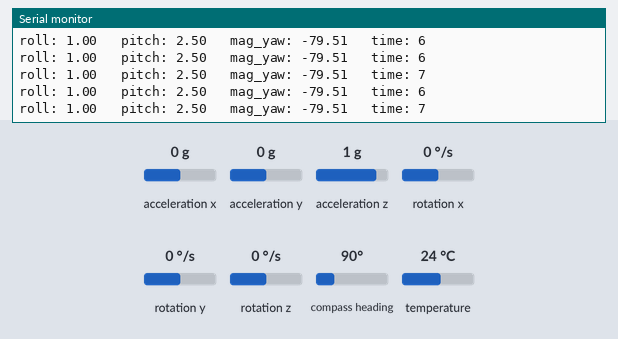
The program below on a simulated ESP32. Shown: the last lines printed to the serial monitor. The inputs (shaded band) are chosen by the test bench; at power-on: acceleration x 0 g, acceleration y 0 g, acceleration z 1 g, compass heading 90°, rotation x 0 °/s, rotation y 0 °/s, rotation z 0 °/s, temperature 24 °C.

Above: at 1.2 s.
1.3 s: acceleration x set to -0.8 g
At 2.0 s:
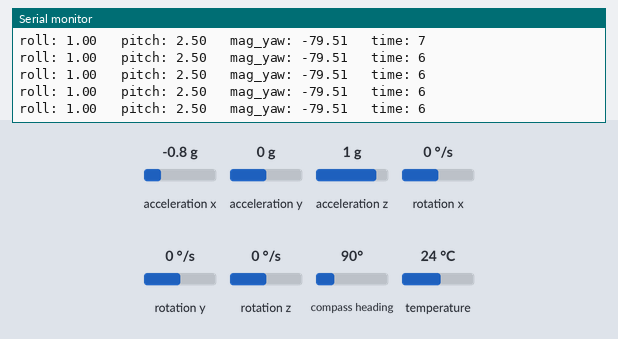
3.7 s: acceleration y set to -1.4 g
At 4.2 s:
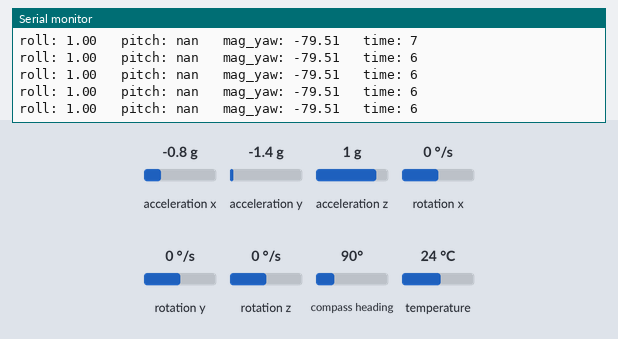
5.2 s: acceleration z set to -1.4 g
At 5.8 s:
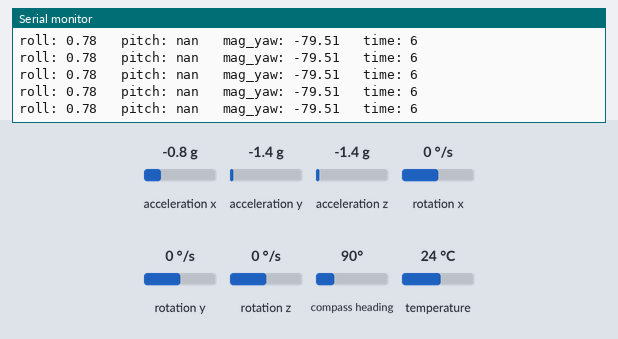
6.7 s: acceleration x set to 0 g
At 7.6 s:
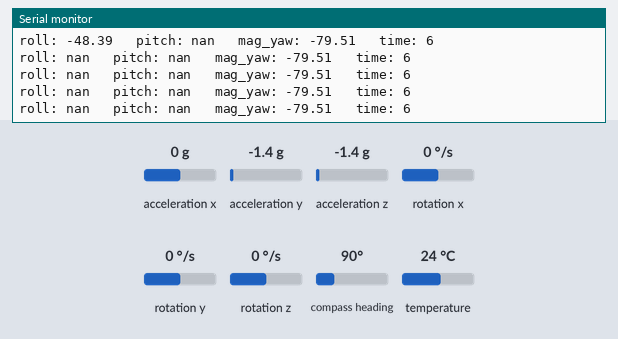
9.4 s: compass heading set to 7°
At 10.1 s:
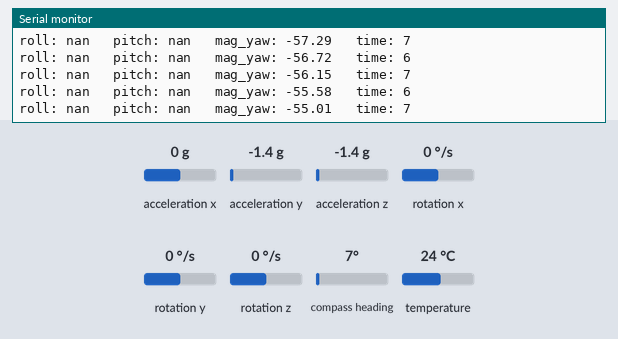
Timing chart, 0 to 11.9 s (numbered marks = the images above; inputs shaded):
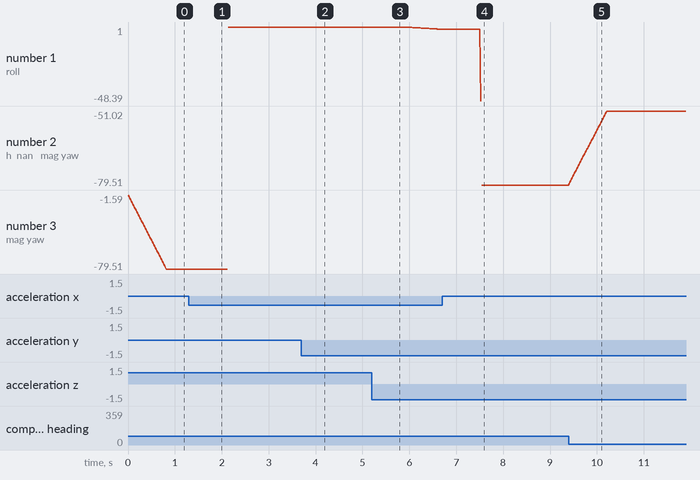

The program:

main.cpp
```cpp
#include <Arduino.h>
#include "MPU9250.h"

#define FIFO_SIZE 50

// an MPU9250 object with the MPU-9250 sensor on I2C bus 0 with address 0x68
MPU9250 IMU(Wire,0x68);
int status;

float ax, ay, az, gx, gy, gz, mx, my, mz, temp ;
float yaw=0, pitch=0, roll=0 ;
float gyro_pitch=0, gyro_roll=0, gyro_yaw=0 ;
bool first_time_gyro = true ;
bool first_time_mag = true ;
float dt = 0.01 ;
float alpha = 0.1 ;
float Pk_yaw = 0.9 ;
float Pk_pitch = 0.9 ;
float Pk_roll = 0.9 ;
float Q_yaw = 0.002 ;
float Q_pitch = 0.00001 ;
float Q_roll = 0.00001 ;
float R_yaw = 0.01 ;
float R_pitch = 100 ;
float R_roll = 100 ;
float Kk_yaw = 0.5 ;
float Kk_pitch = 0.5 ;
float Kk_roll = 0.5 ;
float accel_roll_fifo[FIFO_SIZE] = {} ;
float accel_roll_ux = 0 ;
float accel_roll_variance = 0 ;
float gx_fifo[FIFO_SIZE] = {} ;
float gx_ux = 0 ;
float gx_variance = 0 ;

float accel_pitch_fifo[FIFO_SIZE] = {} ;
float accel_pitch_ux = 0 ;
float accel_pitch_variance = 0 ;
float gy_fifo[FIFO_SIZE] = {} ;
float gy_ux = 0 ;
float gy_variance = 0 ;

float mag_yaw_fifo[FIFO_SIZE] = {} ;
float mag_yaw_ux = 0 ;
float mag_yaw_variance = 0 ;

void setup() {
  // serial to display data
  Serial.begin(115200);
  while(!Serial) {}

  // start communication with IMU
  status = IMU.begin();
  if (status < 0) {
    Serial.println("IMU initialization unsuccessful");
    Serial.println("Check IMU wiring or try cycling power");
    Serial.print("Status: ");
    Serial.println(status);
    while(1) {}
  }
  // setting the accelerometer full scale range to +/-8G
  IMU.setAccelRange(MPU9250::ACCEL_RANGE_8G);
  // setting the gyroscope full scale range to +/-500 deg/s
  IMU.setGyroRange(MPU9250::GYRO_RANGE_500DPS);
  // setting DLPF bandwidth to 20 Hz
  IMU.setDlpfBandwidth(MPU9250::DLPF_BANDWIDTH_20HZ);
  // setting SRD to 19 for a 50 Hz update rate
  IMU.setSrd(19);
}

void loop() {
  unsigned int t1 = millis() ;
  // read the sensor
  IMU.readSensor();

  ax = IMU.getAccelX_mss();
  ay = IMU.getAccelY_mss();
  az = IMU.getAccelZ_mss();
  gx = IMU.getGyroX_rads();
  gy = IMU.getGyroY_rads();
  gz = IMU.getGyroZ_rads();
  mx = IMU.getMagX_uT();
  my = IMU.getMagY_uT();
  mz = IMU.getMagZ_uT();
  temp = IMU.getTemperature_C();

  // Magnetometer Hard Iron Calibration
  mx += 3.345 ;
  my -= 58.07 ;
  mz += 17.31 ;

  float accel_pitch = ((9.0/8.0) * asin(ax/sqrt(ax*ax + ay*ay + az*az))) + 2.5*DEG_TO_RAD ;                  // Valid (Website)
  // float accel_pitch = atan2(ax, sqrt(ay*ay + az*az)) ;                     // My Guess
  // float accel_roll = atan2(ay, az) ;                                       // dont Know (Website)
  // float accel_roll = asin(ay/sqrt(ax*ax + az*az + ay*ay)) ;                // My Guess
  float accel_roll = ((9.0/8.2) * atan2(ay, sqrt(ax*ax + az*az))) + 1.0*DEG_TO_RAD ;                         // GPT (but for pitch !!)
  accel_roll_ux = accel_roll ;
  for (int i=0 ; i<FIFO_SIZE-1 ; i++)
  {
    accel_roll_fifo[i] = accel_roll_fifo[i+1] ;
    accel_roll_ux += accel_roll_fifo[i] ;
  }
  accel_roll_fifo[FIFO_SIZE-1] = accel_roll ;
  accel_roll_ux /= float(FIFO_SIZE) ;
  accel_roll_variance = 0 ;
  for (int i=0 ; i<FIFO_SIZE ; i++)
  {
    accel_roll_variance += (accel_roll_fifo[i] - accel_roll_ux) * (accel_roll_fifo[i] - accel_roll_ux) ;
  }
  accel_roll_variance /= (FIFO_SIZE-1) ;


  accel_pitch_ux = accel_pitch ;
  for (int i=0 ; i<FIFO_SIZE-1 ; i++)
  {
    accel_pitch_fifo[i] = accel_pitch_fifo[i+1] ;
    accel_pitch_ux += accel_pitch_fifo[i] ;
  }
  accel_pitch_fifo[FIFO_SIZE-1] = accel_pitch ;
  accel_pitch_ux /= float(FIFO_SIZE) ;
  accel_pitch_variance = 0 ;
  for (int i=0 ; i<FIFO_SIZE ; i++)
  {
    accel_pitch_variance += (accel_pitch_fifo[i] - accel_pitch_ux) * (accel_pitch_fifo[i] - accel_pitch_ux) ;
  }
  accel_pitch_variance /= (FIFO_SIZE-1) ;


  gx_ux = gx ;
  for (int i=0 ; i<FIFO_SIZE-1 ; i++)
  {
    gx_fifo[i] = gx_fifo[i+1] ;
    gx_ux += gx_fifo[i] ;
  }
  gx_fifo[FIFO_SIZE-1] = gx ;
  gx_ux /= float(FIFO_SIZE) ;
  gx_variance = 0 ;
  for (int i=0 ; i<FIFO_SIZE ; i++)
  {
    gx_variance += (gx_fifo[i] - gx_ux) * (gx_fifo[i] - gx_ux) ;
  }
  gx_variance /= (FIFO_SIZE-1) ;


  gy_ux = gy ;
  for (int i=0 ; i<FIFO_SIZE-1 ; i++)
  {
    gy_fifo[i] = gy_fifo[i+1] ;
    gy_ux += gy_fifo[i] ;
  }
  gy_fifo[FIFO_SIZE-1] = gy ;
  gy_ux /= float(FIFO_SIZE) ;
  gy_variance = 0 ;
  for (int i=0 ; i<FIFO_SIZE ; i++)
  {
    gy_variance += (gy_fifo[i] - gy_ux) * (gy_fifo[i] - gy_ux) ;
  }
  gy_variance /= (FIFO_SIZE-1) ;

  // float mag_yaw = atan2(my, mx) ;

  if (first_time_gyro)
  {
    pitch = accel_pitch ;
    roll = accel_roll ;
    // yaw = mag_yaw ;
    first_time_gyro = false ;
  }

  gyro_pitch = pitch + (gy * dt);
  gyro_roll = roll - (gx * dt);
  // gyro_yaw = gyro_yaw + (gz * dt);

  Q_pitch = sqrt(gy_variance) ;
  R_pitch = 500*sqrt(accel_pitch_variance) ;
  float Pk_p = Pk_pitch + Q_pitch ;
  Kk_pitch = (Pk_p) / (Pk_p + R_pitch) ;

  Q_roll = sqrt(gx_variance) ;
  R_roll = 500*sqrt(accel_roll_variance) ;
  float Pk_r = Pk_roll + Q_roll ;
  Kk_roll = (Pk_r) / (Pk_r + R_roll) ;

  // Tilt Compensated Yaw
  float Ym = my*cos(roll) + mz*sin(roll) ;
  float Xm = mx*cos(pitch) - my*sin(roll)*sin(pitch) + mz*cos(roll)*sin(pitch) ;
  float mag_yaw = atan2(my, mx) ;

  mag_yaw_ux = mag_yaw ;
  for (int i=0 ; i<FIFO_SIZE-1 ; i++)
  {
    mag_yaw_fifo[i] = mag_yaw_fifo[i+1] ;
    mag_yaw_ux += mag_yaw_fifo[i] ;
  }
  mag_yaw_fifo[FIFO_SIZE-1] = mag_yaw ;
  mag_yaw_ux /= float(FIFO_SIZE) ;
  mag_yaw_variance = 0 ;
  for (int i=0 ; i<FIFO_SIZE ; i++)
  {
    mag_yaw_variance += (mag_yaw_fifo[i] - mag_yaw_ux) * (mag_yaw_fifo[i] - mag_yaw_ux) ;
  }
  mag_yaw_variance /= (FIFO_SIZE-1) ;

  // float Pk_y = Pk_yaw + Q_yaw ;
  // Kk_yaw = (Pk_y) / (Pk_y + R_yaw) ;

  // Kalman Filter
  pitch = gyro_pitch + Kk_pitch * (accel_pitch - gyro_pitch) ;
  roll = gyro_roll + Kk_roll * (accel_roll - gyro_roll) ;
  // yaw = mag_yaw + Kk_yaw * (gyro_yaw - mag_yaw) ;
  Pk_pitch = (1 - Kk_pitch) * Pk_p ;
  Pk_roll = (1 - Kk_roll) * Pk_r ;
  // Pk_yaw = (1 - Kk_yaw) * Pk_y ;

  // complementary filter
  // pitch = alpha * gyro_pitch + (1 - alpha) * accel_pitch;
  // roll = alpha * gyro_roll + (1 - alpha) * accel_roll;
  // yaw = alpha * gyro_yaw + (1 - alpha) * mag_yaw;

  unsigned int t2 = millis() ;

  Serial.print("roll: ") ;
  Serial.print(roll * RAD_TO_DEG) ;
  Serial.print("   pitch: ") ;
  Serial.print(pitch * RAD_TO_DEG) ;
  Serial.print("   mag_yaw: ") ;
  Serial.print(mag_yaw_ux * RAD_TO_DEG) ;
  Serial.print("   time: ") ;
  Serial.println(t2-t1) ;

  delay(10);
}
```

Measured:
- after the input at 9.4 s, the serial monitor: prints a new line at once (image 5)
- plotted number 1: 1 → 0.78 after the input at 3.7 s
- plotted number 2: -79.51 → -51.02 after the input at 9.4 s
